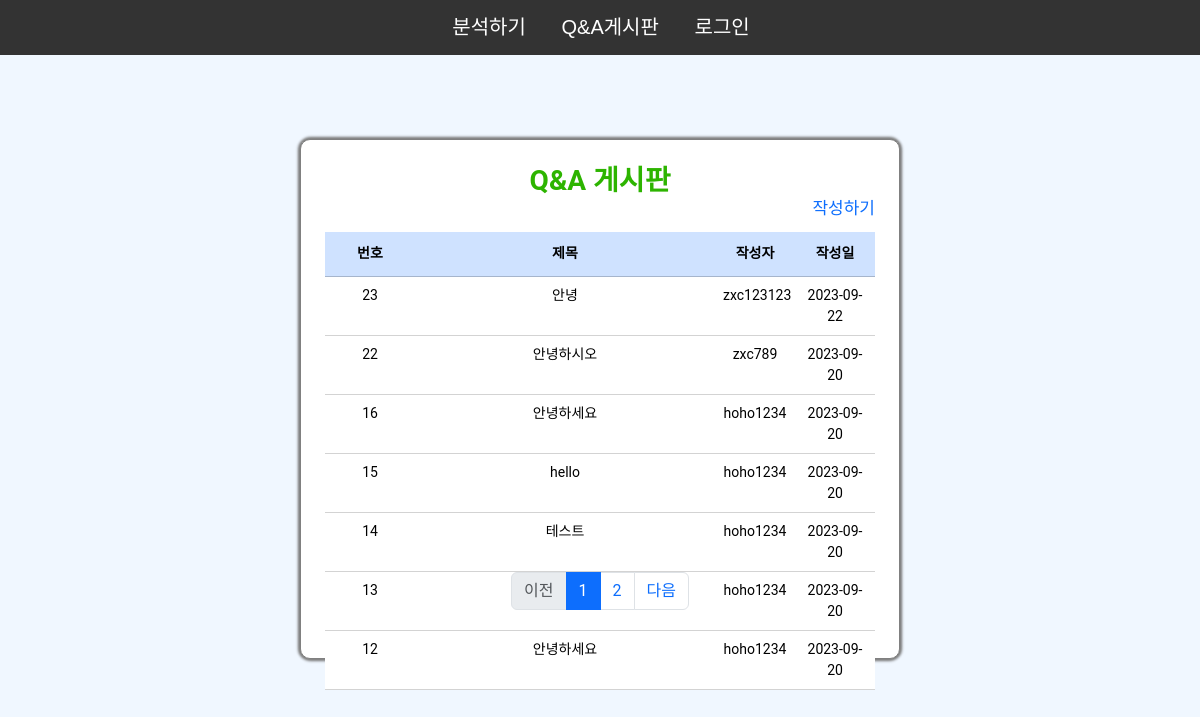
The app's page /board/index/ with its own data.
### board/models.py (models this page shows)
class Board(models.Model):
    qna_title = models.CharField(max_length=300,null=False)
    qna_date = models.DateTimeField(auto_now_add=True,null=False)
    user_id = models.CharField(max_length=15,null=False)
    qna_content = models.CharField(max_length=3000,null=False)

### board/views.py (the view)
# urls.py: path('index/', views.index,name='index'),
@require_safe
def index(request):
    board_list = Board.objects.all().order_by('-id') # 게시글 id 내림차순으로 정렬
    page = request.GET.get('page','1') # url주소로부터 게시물 페이징 정보를 받아옴, 호출 없으면 default 1
    paginator = Paginator(board_list,'7') # 7개 게시물 = 1개 페이지로 처리
    context = {
        'page_obj':paginator.page(page) # paging정보를 context로 전달
    }
    return render(request, 'board/index.html', context)

### board/templates/board/index.html (shortened to what this page needs)
{% extends 'base_nav.html' %}
{% load static %}
{% block content %}
<link rel="stylesheet" type="text/css" href="{% static 'css/board/index.css' %}">
<div class="wrap">
    <div class="index-wrapper">
        <div class="header">
            <h2>Q&A 게시판</h2>
        </div>
        <div class="insert">
            <a href="{% url 'board:post' %}">작성하기</a>
        </div>
        <div class="table-wrapper">
            <table class="table">
                <thead>
                    <tr class="table-primary">
                        <th width="90px">번호</th>
                        <th width="300px">제목</th>
                        <th>작성자</th>
                        <th>작성일</th>
                    </tr>
                </thead>
                {% for board in page_obj %}
                <tr onmouseover="this.style.background='lightgray'" onmouseout="this.style.background='white'" onclick="location.href='{% url 'board:detail' board.pk %}'">
                    <td>{{ board.pk }}</td>
                    <td>{{ board.qna_title }}</td>
                    <td>{{ board.user_id }}</td>
                    <td>{{ board.qna_date|date:'Y-m-d' }}</td>
                </tr>
                {% endfor %}
            </table>
        </div>
        <div id="paging">
            <ul class="pagination justify-content-center">
                {% if page_obj.has_previous %}
                    <li class="page-item">
                        <a class="page-link" href="?&page={{ page_obj.previous_page_number }}">이전</a>
                    </li>
                {% else %}
                    <li class="page-item disabled">
                        <a class="page-link" tabindex="-1" aria-disabled="true" href="#">이전</a>
                    </li>
                {% endif %}
                {% for page_number in page_obj.paginator.page_range %}
                    {% if page_number == page_obj.number %}
                        <li class="page-item active" aria-current="page">
                            <a class="page-link" href="?&page={{ page_number }}">{{ page_number }}</a>
                        </li>
                    {% else %}
                        <li class="page-item">
                            <a class="page-link" href="?&page={{ page_number }}">{{ page_number }}</a>
                        </li>
                    {% endif %}
                {% endfor %}
                {% if page_obj.has_next %}
                    <li class="page-item">
                        <a class="page-link" href="?&page={{ page_obj.next_page_number }}">다음</a>
                    </li>
                {% else %}
                    <li class="page-item disabled">
                        <a class="page-link" tabindex="-1" aria-disabled="true" href="#">다음</a>
                    </li>
                {% endif %}
            </ul>
        </div>
    </div>
</div>
{% endblock %}

### templates/base_nav.html (shortened to what this page needs)
{% load django_bootstrap5 %}
{% load static %}
<!DOCTYPE html>
<html lang="en">
<head>
    {% bootstrap_css %}
    <link rel="stylesheet" type="text/css" href="{% static 'css/base_nav.css' %}">
</head>
<body>
    <div class="nav-wrap">
      <nav class="mainNav">
        <ul class="mainUl">
          <li><a class="nav-link main_font_color" aria-current="page" href="{% url 'detection:result' %}">분석하기</a></li>
          <li><a class="nav-link main_font_color" href="{% url 'board:index' %}">Q&A게시판</a></li>
          {% if request.user.is_authenticated %}
            <li><a class="nav-link main_font_color" href="{% url 'accounts:update' %}">마이페이지</a></li>
            <li><a class="nav-link main_font_color" onclick="javascript:document.form_logout.submit();" href="#">로그아웃</a></li>
          {% else %}
            <li><a class="nav-link main_font_color" onclick="location.href='{% url 'accounts:login' %}'">로그인</a></li>
          {% endif %}
        </ul>
      </nav>
    </div>
    {% block content %}
    {% endblock content %}
</body>
</html>

### static/css/base_nav.css (style rules this page uses)
.nav-wrap { width: 100%; height: 55px; text-align: center; background-color: #333333; }
.mainNav { font-size: 15pt; font-family: 'PT Sans', Arial, Sans-serif; }
.mainNav a { line-height: 55px; }
.mainUl li { display: inline-block; margin-right: 30px; }
.mainUl li a { color: #FFFFFF; text-decoration: none; }

### static/css/board/index.css (style rules this page uses)
* { padding: 0; margin: 0; border: none; }
body { font-size: 14px; font-family: 'Roboto', sans-serif; overflow:hidden; background-color:#F0F7FF; }
a { font-size: 17px; text-decoration: none; }
th { text-align: center; vertical-align: middle; height: 45px; }
td { border-bottom: solid 2px lightgray; text-align: center; }
table { table-layout: fixed; margin-top: 10px; }
.wrap { width: 100%; height: 100vh; display: flex; justify-content: center; }
.insert { width: 100%; text-align: right; font-size: 18px; }
.index-wrapper { width: 50%; height: 520px; margin-top: 7%; padding: 2%; background: white; border: 1px solid gray; border-radius: 10px; box-shadow: 0px 2px 3px gray, 0px -2px 3px gray, -2px 0px 3px gray, 2px 0px 3px gray; }
.header { height: 30px; }
.header > h2 { font-size: 28px; font-weight: bold; text-align: center; color: #2DB400; }
.table-wrapper { height: 320px; margin-bottom: 20px; }

### records on screen
Board: pk "23", qna_title "안녕", user_id "zxc123123", qna_date "2023-09-22"
Board: pk "22", qna_title "안녕하시오", user_id "zxc789", qna_date "2023-09-20"
Board: pk "16", qna_title "안녕하세요", user_id "hoho1234", qna_date "2023-09-20"
Board: pk "15", qna_title "hello", user_id "hoho1234", qna_date "2023-09-20"
Board: pk "14", qna_title "테스트", user_id "hoho1234", qna_date "2023-09-20"
Board: pk "13", qna_title "페이징…", user_id "hoho1234", qna_date "2023-09-20"
Board: pk "12", qna_title "안녕하세요", user_id "hoho1234", qna_date "2023-09-20"

### other values on screen
{{ page_number }} "1"
{{ page_number }} "2"
